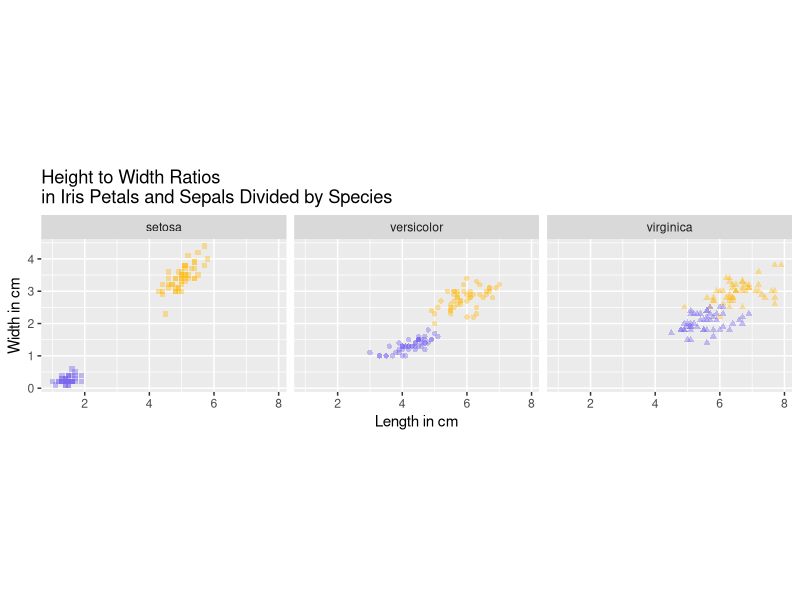
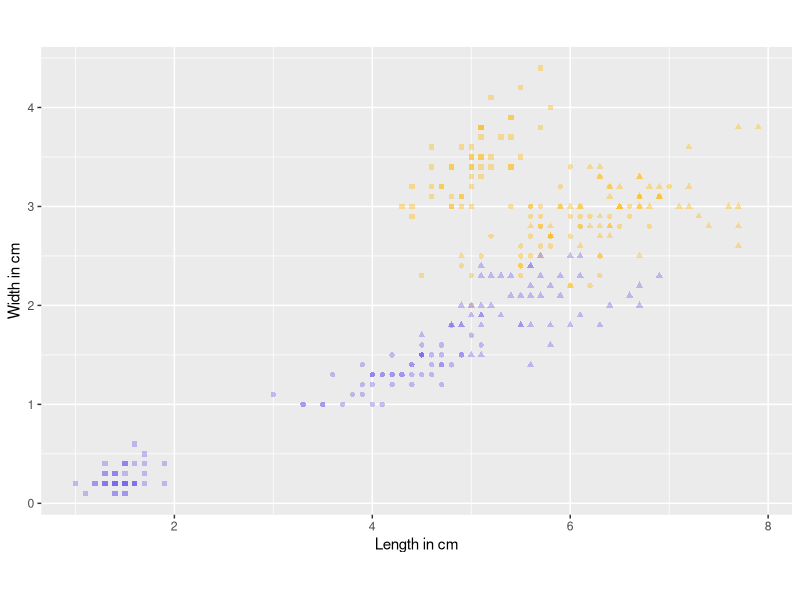
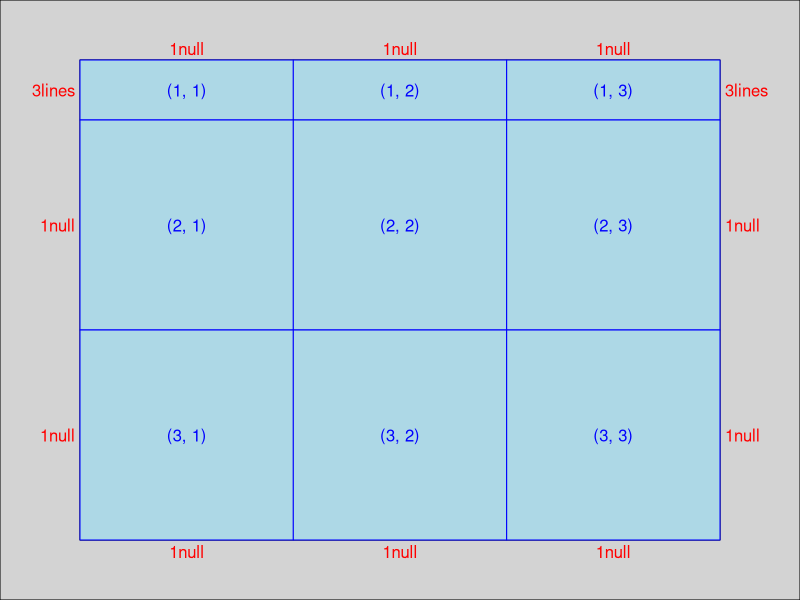
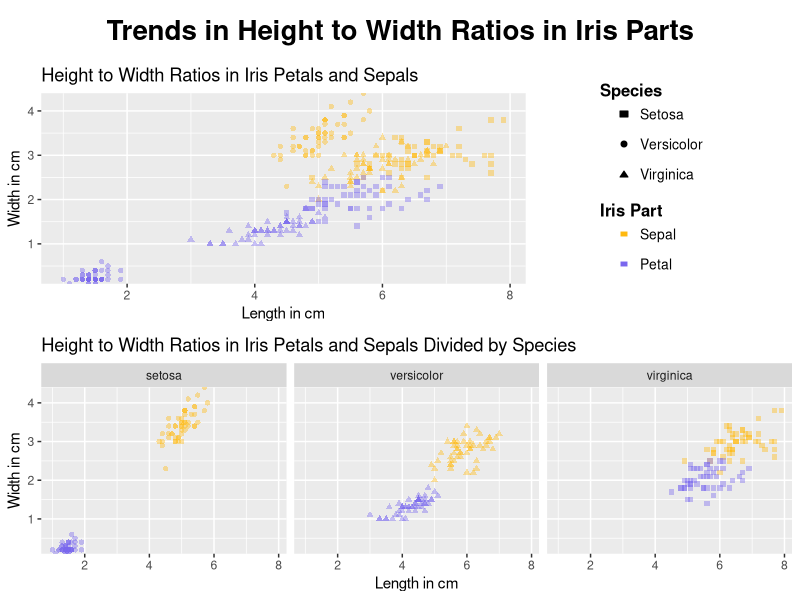

Write R code to recreate these figures, in order.
library(ggplot2)
library(grid)

fpath <- "/Users/aaron/classes/dataviz14f/rExamples/customization"

##### Charis #####
fname <- "charis.png"



# original code: 
ggplot(iris) +
  geom_point(aes(x=Sepal.Length, y=Sepal.Width, shape=Species), color = "DarkGoldenrod1", alpha=.4) +
  geom_point(aes(x=Petal.Length, y=Petal.Width, shape=Species), color = "SlateBlue2", alpha=.4) + 
  theme(legend.position="none") +
  facet_grid(. ~ Species) + 
  coord_fixed() + 
  scale_shape_manual(values=c(15, 16, 17)) + 
  xlab("Length in cm") + ylab("Width in cm") +
  ggtitle("Height to Width Ratios \nin Iris Petals and Sepals Divided by Species")

ggplot(iris) +
  geom_point(aes(x=Sepal.Length, y=Sepal.Width, shape=Species), color = "DarkGoldenrod1", alpha=.4) +
  geom_point(aes(x=Petal.Length, y=Petal.Width, shape=Species), color = "SlateBlue2", alpha=.4) + 
  coord_fixed() + 
  scale_shape_manual(values=c(15, 16, 17)) + 
  theme(legend.position="none") + 
  xlab("Length in cm") + 
  ylab("Width in cm")
  ggtitle("Height to Width Ratios in Iris Petals and Sepals")



## suggested modifications

a <- ggplot(iris) +
  geom_point(aes(x=Sepal.Length, y=Sepal.Width, shape=Species), color = "DarkGoldenrod1", alpha=.4) +
  geom_point(aes(x=Petal.Length, y=Petal.Width, shape=Species), color = "SlateBlue2", alpha=.4) + 
  theme(legend.position="none") +
  facet_grid(. ~ Species) + 
  xlab("Length in cm") + 
  ylab("Width in cm") +
  scale_y_continuous(expand = c(0,0)) +
  ggtitle("Height to Width Ratios in Iris Petals and Sepals Divided by Species")

b <- ggplot(iris) +
  geom_point(aes(x=Sepal.Length, y=Sepal.Width, shape=Species), color = "DarkGoldenrod1", alpha=.4) +
  geom_point(aes(x=Petal.Length, y=Petal.Width, shape=Species), color = "SlateBlue2", alpha=.4) + 
  theme(legend.position="none") + 
  xlab("Length in cm") + 
  ylab("Width in cm") +
  scale_y_continuous(expand = c(0,0)) +
  ggtitle("Height to Width Ratios in Iris Petals and Sepals")



grid.show.layout(grid.layout(3, 3, widths = unit(c(1, 1, 1), c("null", "null", "null")),
heights = c(3, 1, 1), c("lines", "null", "null")))



png(fname, width=1200, height=1200, res=144)

pushViewport(viewport(layout=grid.layout(3, 3, widths = unit(c(1, 1, 1), c("null", "null", "null")),
heights = c(3, 1, 1), c("lines", "null", "null"))))

vplayout <- function(x,y)
  viewport(layout.pos.row = x, layout.pos.col = y)
print(b, vp=vplayout(2, 1:2))
print(a, vp=vplayout(3, 1:3))
grid.text(label="Trends in Height to Width Ratios in Iris Parts", x=0.5, y=0.95, gp=gpar(fontsize=20, fontface="bold"))

grid.text("Species", x = 0.75, y=0.85, just="left", gp = gpar(fontsize=12, fontface="bold"))
grid.text("Setosa", x = 0.8, y=0.81, just="left", gp = gpar(fontsize=10))
grid.text("Versicolor", x = 0.8, y=0.76, just="left", gp = gpar(fontsize=10))
grid.text("Virginica", x = 0.8, y=0.71, just="left", gp = gpar(fontsize=10))

grid.text("Iris Part", x = 0.75, y=0.65, just="left", gp = gpar(fontsize=12, fontface="bold"))
grid.text("Sepal", x = 0.8, y=0.61, just="left", gp = gpar(fontsize=10))
grid.text("Petal", x = 0.8, y=0.56, just="left", gp = gpar(fontsize=10))



# draw the shapes for the legend
# x and y are the coordinates for drawing a triangle, referenced in "grid.path"
grid.rect(x = 0.78, y=0.81, width=0.01, height=0.01, gp=gpar(fill="black"))
grid.circle(x=0.78, y=0.76, r=0.005, gp=gpar(fill="black"))
x <- c(.775, .780, .785)
y <- c(.705, .715, .705)
grid.path(x, y, gp=gpar(fill="black"))

grid.rect(x = 0.78, y=0.61, width=0.01, height=0.01, gp=gpar(col="white", fill="DarkGoldenrod1"))
grid.rect(x = 0.78, y=0.56, width=0.01, height=0.01, gp=gpar(col="white", fill="SlateBlue2"))



dev.off()

